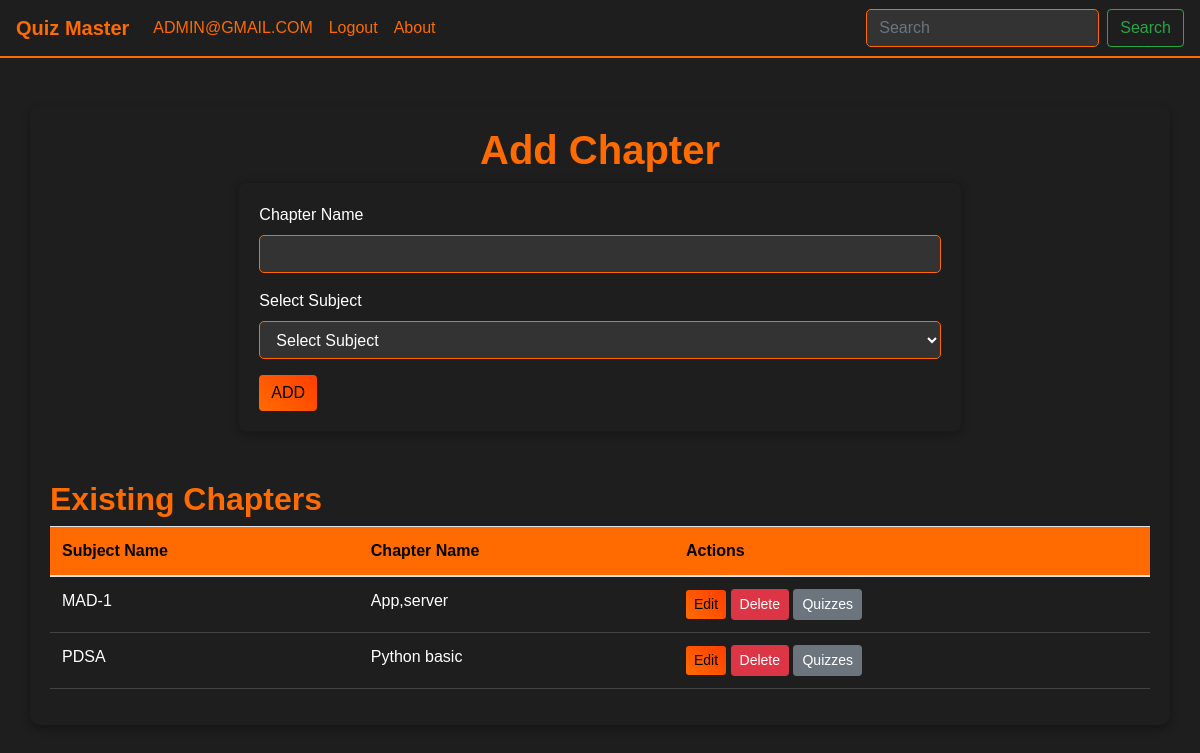
/add_chapter (signed in), run on an earlier commit of the app's database.
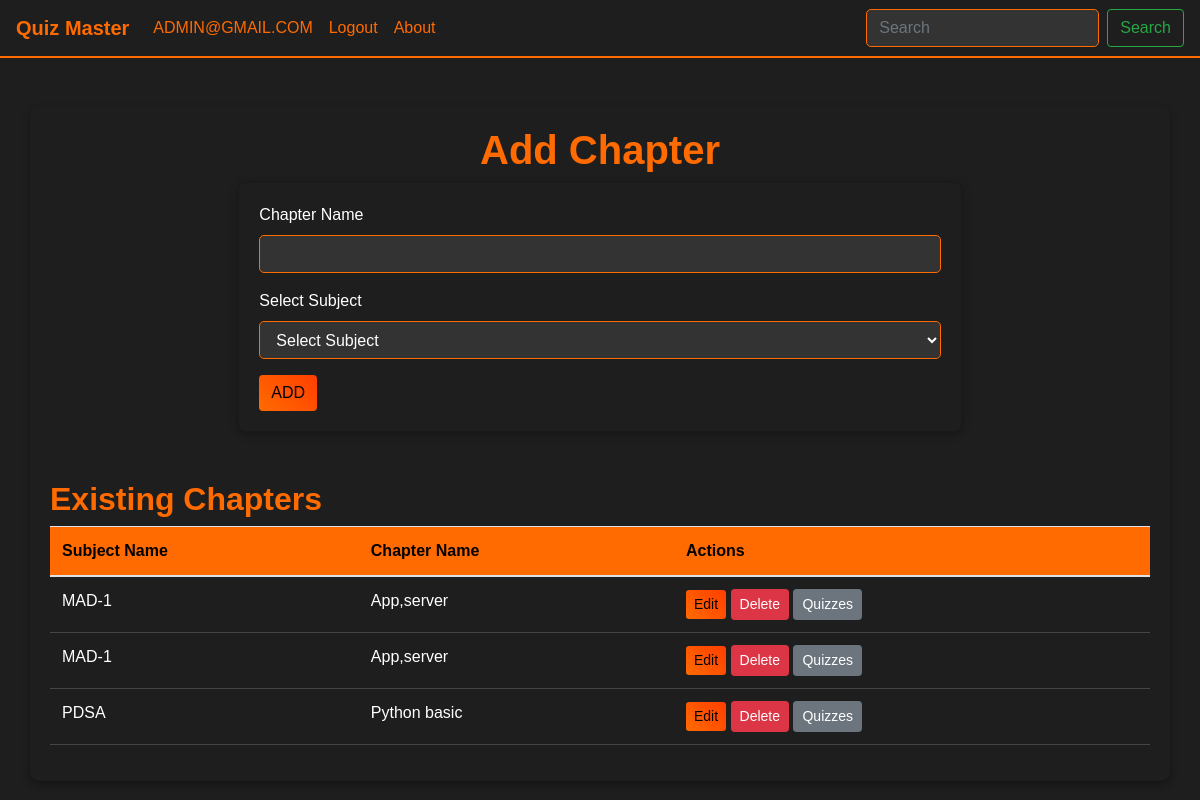
And on a later commit of the database.
### models.py (models this page shows)
class subjects(db.Model):
    id = db.Column(db.Integer, primary_key=True)
    name = db.Column(db.String(80),nullable=False)

class chapters(db.Model):
    id = db.Column(db.Integer, primary_key=True)
    name = db.Column(db.String(100), nullable=False)
    subject_id = db.Column(db.Integer, db.ForeignKey('subjects.id'), nullable=False)
    sub=db.relationship('subjects',backref='chapters')

### controller/routes.py (the view, shortened to what this page needs)
@app.route('/add_chapter', methods=['GET', 'POST'])
def add_chapter():
    if not session.get('user_email',None)=='admin@gmail.com':
        flash('unauthorized Access')
        return redirect(url_for('home'))
    if request.method=='GET':
        all_subjects=subjects.query.all()
        all_chapter=chapters.query.all()
        return render_template('add_chapter.html',subjects = all_subjects,chapters=all_chapter)

### templates/add_chapter.html (shortened to what this page needs)
{% extends 'base.html' %}
{% block content %}
<div class="container mt-5">
    <div class="row">
        <div class="col-12">
            <h1 class="text-center">Add Chapter</h1>
            <div class="row justify-content-center">
                <div class="col-8">
                    <div class="card">
                        <div class="card-body">
                            <form action="{{ url_for('add_chapter') }}" method="POST">
                                <div class="form-group">
                                    <label for="name">Chapter Name</label>
                                    <input type="text" class="form-control" name="name" id="name" required />
                                </div>
                                <div class="form-group mt-3">
                                    <label for="subject">Select Subject</label>
                                    <select class="form-control" name="subject" id="subject" required>
                                        <option value="" disabled selected>Select Subject</option>
                                    </select>
                                </div>
                                <div class="mt-3">
                                    <button type="submit" class="btn btn-primary">ADD</button>
                                </div>
                            </form>
                        </div>
                    </div>
                </div>
            </div>
            <div class="mt-5">
                <h2>Existing Chapters</h2>
                <table class="table">
                    <thead>
                        <tr>
                            <th>Subject Name</th>
                            <th>Chapter Name</th>
                            <th>Actions</th>
                        </tr>
                    </thead>
                    <tbody>
                        {% for sub in subjects %}
                            {% for chap in sub.chapters %}
                                <tr>
                                    <td>{{ sub.name }}</td>
                                    <td>{{ chap.name }}</td>
                                    <td>
                                        <a href="{{ url_for('edit_chapter', id=chap.id) }}" class="btn btn-sm btn-primary">Edit</a>
                                        <a href="{{ url_for('delete_chapter', id=chap.id) }}" class="btn btn-sm btn-danger">Delete</a>
                                        <a href="{{ url_for('create_quiz', id=chap.id) }}" class="btn btn-sm btn-secondary">Quizzes</a>
                                    </td>
                                </tr>
                            {% endfor %}
                        {% endfor %}
                    </tbody>
                </table>
            </div>
        </div>
    </div>
</div>
{% endblock %}

### templates/base.html (shortened to what this page needs)
<!DOCTYPE html>
<html lang="en">
<head>
    <link rel="stylesheet" href="https://cdn.jsdelivr.net/npm/bootstrap@4.1.3/dist/css/bootstrap.min.css">
    <link rel="stylesheet" href="{{ url_for('static', filename='style.css') }}">
</head>
<body>
    {% include 'navbar.html' %}
    {% block content %}
    {% endblock %}
</body>
</html>

### templates/navbar.html (shortened to what this page needs)
<nav class="navbar navbar-expand-lg " style="background-color: #1e1e1e;">
    <a class="navbar-brand" href="/">Quiz Master</a>
    <div class="collapse navbar-collapse" id="navbarSupportedContent">
      <ul class="navbar-nav mr-auto">
        {% if session.get('user_email',None) %}
          <li class="nav-item active">
            <a class="nav-link">{{session.get('user_email',None) | upper}}</a>
          </li>
          <li class="nav-item active">
            <a class="nav-link" href="{{url_for('logout')}}">Logout</a>
          </li>
        {% endif %}
        <li class="nav-item">
          <a class="nav-link " href="/about">About</a>
        </li>
      </ul>
      <form class="form-inline my-2 my-lg-0" action="{{ url_for('search') }}" method="post">
        <input class="form-control mr-sm-2" type="search" name="search" placeholder="Search" aria-label="Search" required>
        <button class="btn btn-outline-success my-2 my-sm-0" type="submit">Search</button>
      </form>
    </div>
  </nav>

### static/style.css (style rules this page uses)
body { font-family: 'Arial', sans-serif; background-color: #1e1e1e; color: #ffffff; }
.navbar { background-color: #121212; border-bottom: 2px solid #ff6b00; }
.navbar-brand { color: #ff6b00 !important; font-weight: bold; }
.navbar-nav .nav-link { color: #ff6b00 !important; font-weight: 500; }
.container { margin-top: 20px; padding: 20px; background: #1e1e1e; border-radius: 10px; box-shadow: 0 4px 8px rgba(0, 0, 0, 0.3); }
h1, h2, h3 { font-weight: bold; color: #ff6b00; }
.btn-primary { background: linear-gradient(45deg, #ff6b00, #ff3e00); border: none; color: black; }
table { width: 100%; border-collapse: collapse; color: #ffffff; }
th { background-color: #ff6b00; color: black; padding: 10px; }
td { padding: 8px; border-bottom: 1px solid #444; }
.form-control { border-radius: 5px; background-color: #333; color: #fff; border: 1px solid #ff6b00; }
.card { border-radius: 8px; background-color: #1e1e1e; box-shadow: 0 2px 10px rgba(0, 0, 0, 0.3); transition: transform 0.2s ease-in-out; }

What changed in the data, as far as the page shows it:
added chapters: {{ sub.name }} "MAD-1", name "App,server", shown under subjects "MAD-1"
